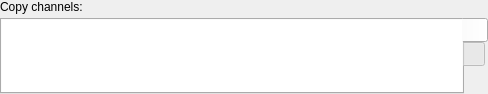
<?xml version="1.0" encoding="UTF-8"?>
<ui version="4.0">
 <class>CopyFilterGUI</class>
 <widget class="QWidget" name="CopyFilterGUI">
  <property name="geometry">
   <rect>
    <x>0</x>
    <y>0</y>
    <width>488</width>
    <height>94</height>
   </rect>
  </property>
  <property name="windowTitle">
   <string notr="true"/>
  </property>
  <layout class="QGridLayout" name="gridLayout" columnstretch="1">
   <property name="leftMargin">
    <number>0</number>
   </property>
   <property name="topMargin">
    <number>0</number>
   </property>
   <property name="rightMargin">
    <number>0</number>
   </property>
   <property name="bottomMargin">
    <number>0</number>
   </property>
   <property name="verticalSpacing">
    <number>4</number>
   </property>
   <item row="0" column="0">
    <widget class="QLabel" name="copyLabel">
     <property name="text">
      <string>Copy channels:</string>
     </property>
    </widget>
   </item>
   <item row="1" column="0" colspan="2">
    <widget class="QTabWidget" name="tabWidget">
     <property name="sizePolicy">
      <sizepolicy hsizetype="Expanding" vsizetype="Preferred">
       <horstretch>1</horstretch>
       <verstretch>0</verstretch>
      </sizepolicy>
     </property>
     <property name="tabPosition">
      <enum>QTabWidget::East</enum>
     </property>
     <property name="currentIndex">
      <number>0</number>
     </property>
     <property name="elideMode">
      <enum>Qt::ElideRight</enum>
     </property>
     <property name="usesScrollButtons">
      <bool>false</bool>
     </property>
     <property name="documentMode">
      <bool>false</bool>
     </property>
     <widget class="QWidget" name="tab">
      <attribute name="title">
       <string/>
      </attribute>
      <attribute name="toolTip">
       <string>Graph</string>
      </attribute>
      <layout class="QHBoxLayout" name="horizontalLayout">
       <property name="leftMargin">
        <number>0</number>
       </property>
       <property name="topMargin">
        <number>0</number>
       </property>
       <property name="rightMargin">
        <number>0</number>
       </property>
       <property name="bottomMargin">
        <number>0</number>
       </property>
       <item>
        <widget class="QGraphicsView" name="graphicsView">
         <property name="frameShape">
          <enum>QFrame::NoFrame</enum>
         </property>
         <property name="sizeAdjustPolicy">
          <enum>QAbstractScrollArea::AdjustIgnored</enum>
         </property>
         <property name="alignment">
          <set>Qt::AlignLeading|Qt::AlignLeft|Qt::AlignVCenter</set>
         </property>
         <property name="renderHints">
          <set>QPainter::Antialiasing|QPainter::TextAntialiasing</set>
         </property>
         <property name="dragMode">
          <enum>QGraphicsView::RubberBandDrag</enum>
         </property>
        </widget>
       </item>
      </layout>
     </widget>
     <widget class="QWidget" name="tab_2">
      <attribute name="title">
       <string/>
      </attribute>
      <attribute name="toolTip">
       <string>Assignments</string>
      </attribute>
      <layout class="QHBoxLayout" name="horizontalLayout_3">
       <property name="leftMargin">
        <number>0</number>
       </property>
       <property name="topMargin">
        <number>0</number>
       </property>
       <property name="rightMargin">
        <number>0</number>
       </property>
       <property name="bottomMargin">
        <number>0</number>
       </property>
       <item>
        <widget class="QScrollArea" name="scrollArea">
         <property name="frameShape">
          <enum>QFrame::NoFrame</enum>
         </property>
         <property name="verticalScrollBarPolicy">
          <enum>Qt::ScrollBarAlwaysOn</enum>
         </property>
         <property name="horizontalScrollBarPolicy">
          <enum>Qt::ScrollBarAlwaysOff</enum>
         </property>
         <property name="widgetResizable">
          <bool>true</bool>
         </property>
         <widget class="CopyFilterGUIForm" name="form">
          <property name="geometry">
           <rect>
            <x>0</x>
            <y>0</y>
            <width>440</width>
            <height>90</height>
           </rect>
          </property>
         </widget>
        </widget>
       </item>
      </layout>
     </widget>
    </widget>
   </item>
  </layout>
 </widget>
 <customwidgets>
  <customwidget>
   <class>CopyFilterGUIForm</class>
   <extends>QWidget</extends>
   <header>CopyFilterGUIForm.h</header>
   <container>1</container>
  </customwidget>
 </customwidgets>
 <resources>
  <include location="../Editor.qrc"/>
 </resources>
 <connections/>
</ui>
